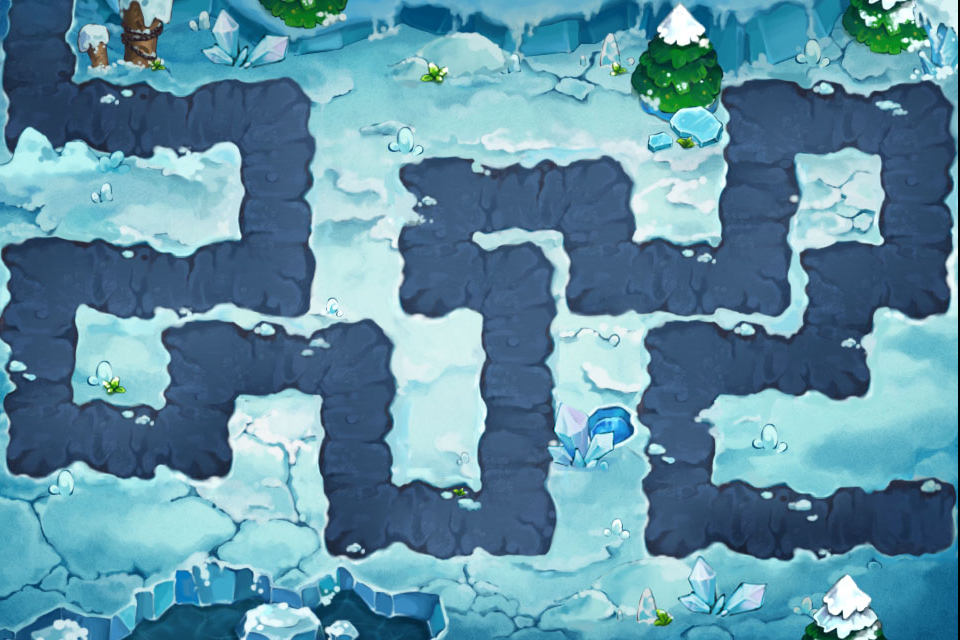

A 2D game scene composited from a Tiled map and its tileset images. What follows is a short description and the map's XML, with each tile layer's data collapsed to a summary:
An orthogonal 12x8 tile map with 80x80 px tiles, 1 tile layer (Background) and 8 objects (5x firebrand, hero, icecrystal1.png, icecrystal3.png).

<map version="1.0" orientation="orthogonal" width="12" height="8" tilewidth="80" tileheight="80">
 <tileset firstgid="1" name="level3_4bg" tilewidth="80" tileheight="80">
  <tileoffset x="-2" y="0" />
  <image source="level3_4bg.jpg" width="960" height="640" />
  <tile id="0">
   <properties>
    <property name="tiletype" value="0" />
   </properties>
  </tile>
  <tile id="12">
   <properties>
    <property name="tiletype" value="0" />
   </properties>
  </tile>
  <tile id="13">
   <properties>
    <property name="tiletype" value="0" />
   </properties>
  </tile>
  <tile id="14">
   <properties>
    <property name="tiletype" value="0" />
   </properties>
  </tile>
  <tile id="15">
   <properties>
    <property name="tiletype" value="0" />
   </properties>
  </tile>
  <tile id="16">
   <properties>
    <property name="tiletype" value="1" />
   </properties>
  </tile>
  <tile id="17">
   <properties>
    <property name="tiletype" value="1" />
   </properties>
  </tile>
  <tile id="18">
   <properties>
    <property name="tiletype" value="1" />
   </properties>
  </tile>
  <tile id="19">
   <properties>
    <property name="tiletype" value="1" />
   </properties>
  </tile>
  <tile id="21">
   <properties>
    <property name="tiletype" value="0" />
   </properties>
  </tile>
  <tile id="22">
   <properties>
    <property name="tiletype" value="0" />
   </properties>
  </tile>
  <tile id="23">
   <properties>
    <property name="tiletype" value="0" />
   </properties>
  </tile>
  <tile id="24">
   <properties>
    <property name="tiletype" value="1" />
   </properties>
  </tile>
  <tile id="25">
   <properties>
    <property name="tiletype" value="1" />
   </properties>
  </tile>
  <tile id="26">
   <properties>
    <property name="tiletype" value="1" />
   </properties>
  </tile>
  <tile id="27">
   <properties>
    <property name="tiletype" value="0" />
   </properties>
  </tile>
  <tile id="28">
   <properties>
    <property name="tiletype" value="1" />
   </properties>
  </tile>
  <tile id="29">
   <properties>
    <property name="tiletype" value="0" />
   </properties>
  </tile>
  <tile id="30">
   <properties>
    <property name="tiletype" value="0" />
   </properties>
  </tile>
  <tile id="31">
   <properties>
    <property name="tiletype" value="0" />
   </properties>
  </tile>
  <tile id="32">
   <properties>
    <property name="tiletype" value="1" />
   </properties>
  </tile>
  <tile id="33">
   <properties>
    <property name="tiletype" value="0" />
   </properties>
  </tile>
  <tile id="34">
   <properties>
    <property name="tiletype" value="1" />
   </properties>
  </tile>
  <tile id="35">
   <properties>
    <property name="tiletype" value="0" />
   </properties>
  </tile>
  <tile id="36">
   <properties>
    <property name="tiletype" value="0" />
   </properties>
  </tile>
  <tile id="37">
   <properties>
    <property name="tiletype" value="0" />
   </properties>
  </tile>
  <tile id="38">
   <properties>
    <property name="tiletype" value="0" />
   </properties>
  </tile>
  <tile id="39">
   <properties>
    <property name="tiletype" value="0" />
   </properties>
  </tile>
  <tile id="40">
   <properties>
    <property name="tiletype" value="1" />
   </properties>
  </tile>
  <tile id="41">
   <properties>
    <property name="tiletype" value="0" />
   </properties>
  </tile>
  <tile id="42">
   <properties>
    <property name="tiletype" value="0" />
   </properties>
  </tile>
  <tile id="43">
   <properties>
    <property name="tiletype" value="0" />
   </properties>
  </tile>
  <tile id="44">
   <properties>
    <property name="tiletype" value="0" />
   </properties>
  </tile>
  <tile id="45">
   <properties>
    <property name="tiletype" value="0" />
   </properties>
  </tile>
  <tile id="46">
   <properties>
    <property name="tiletype" value="0" />
   </properties>
  </tile>
  <tile id="47">
   <properties>
    <property name="tiletype" value="0" />
   </properties>
  </tile>
  <tile id="48">
   <properties>
    <property name="tiletype" value="0" />
   </properties>
  </tile>
  <tile id="49">
   <properties>
    <property name="tiletype" value="1" />
   </properties>
  </tile>
  <tile id="50">
   <properties>
    <property name="tiletype" value="0" />
   </properties>
  </tile>
  <tile id="51">
   <properties>
    <property name="tiletype" value="0" />
   </properties>
  </tile>
  <tile id="52">
   <properties>
    <property name="tiletype" value="0" />
   </properties>
  </tile>
  <tile id="54">
   <properties>
    <property name="tiletype" value="0" />
   </properties>
  </tile>
  <tile id="55">
   <properties>
    <property name="tiletype" value="1" />
   </properties>
  </tile>
  <tile id="56">
   <properties>
    <property name="tiletype" value="0" />
   </properties>
  </tile>
  <tile id="57">
   <properties>
    <property name="tiletype" value="0" />
   </properties>
  </tile>
  <tile id="58">
   <properties>
    <property name="tiletype" value="0" />
   </properties>
  </tile>
  <tile id="59">
   <properties>
    <property name="tiletype" value="1" />
   </properties>
  </tile>
  <tile id="60">
   <properties>
    <property name="tiletype" value="0" />
   </properties>
  </tile>
  <tile id="61">
   <properties>
    <property name="tiletype" value="0" />
   </properties>
  </tile>
  <tile id="62">
   <properties>
    <property name="tiletype" value="0" />
   </properties>
  </tile>
  <tile id="63">
   <properties>
    <property name="tiletype" value="1" />
   </properties>
  </tile>
  <tile id="64">
   <properties>
    <property name="tiletype" value="0" />
   </properties>
  </tile>
  <tile id="65">
   <properties>
    <property name="tiletype" value="1" />
   </properties>
  </tile>
  <tile id="66">
   <properties>
    <property name="tiletype" value="0" />
   </properties>
  </tile>
  <tile id="68">
   <properties>
    <property name="tiletype" value="0" />
   </properties>
  </tile>
  <tile id="69">
   <properties>
    <property name="tiletype" value="1" />
   </properties>
  </tile>
  <tile id="70">
   <properties>
    <property name="tiletype" value="1" />
   </properties>
  </tile>
  <tile id="71">
   <properties>
    <property name="tiletype" value="1" />
   </properties>
  </tile>
  <tile id="72">
   <properties>
    <property name="tiletype" value="1" />
   </properties>
  </tile>
  <tile id="73">
   <properties>
    <property name="tiletype" value="1" />
   </properties>
  </tile>
  <tile id="74">
   <properties>
    <property name="tiletype" value="1" />
   </properties>
  </tile>
  <tile id="75">
   <properties>
    <property name="tiletype" value="1" />
   </properties>
  </tile>
  <tile id="76">
   <properties>
    <property name="tiletype" value="0" />
   </properties>
  </tile>
  <tile id="77">
   <properties>
    <property name="tiletype" value="0" />
   </properties>
  </tile>
  <tile id="78">
   <properties>
    <property name="tiletype" value="0" />
   </properties>
  </tile>
  <tile id="79">
   <properties>
    <property name="tiletype" value="1" />
   </properties>
  </tile>
  <tile id="80">
   <properties>
    <property name="tiletype" value="0" />
   </properties>
  </tile>
  <tile id="81">
   <properties>
    <property name="tiletype" value="0" />
   </properties>
  </tile>
  <tile id="82">
   <properties>
    <property name="tiletype" value="0" />
   </properties>
  </tile>
  <tile id="83">
   <properties>
    <property name="tiletype" value="0" />
   </properties>
  </tile>
 </tileset>
 <layer name="Background" width="12" height="8">
  <data>[96 cells, 96 non-empty, 96 distinct tile ids]</data>
 </layer>
 <objectgroup name="Objects" width="12" height="8">
  <object name="hero" x="421" y="380" />
  <object name="firebrand" x="225" y="178" />
  <object name="firebrand" x="302" y="346" />
  <object name="firebrand" x="491" y="256" />
  <object name="firebrand" x="887" y="352" />
  </objectgroup>
</map>
<!-- 3 of 8 objects omitted -->
